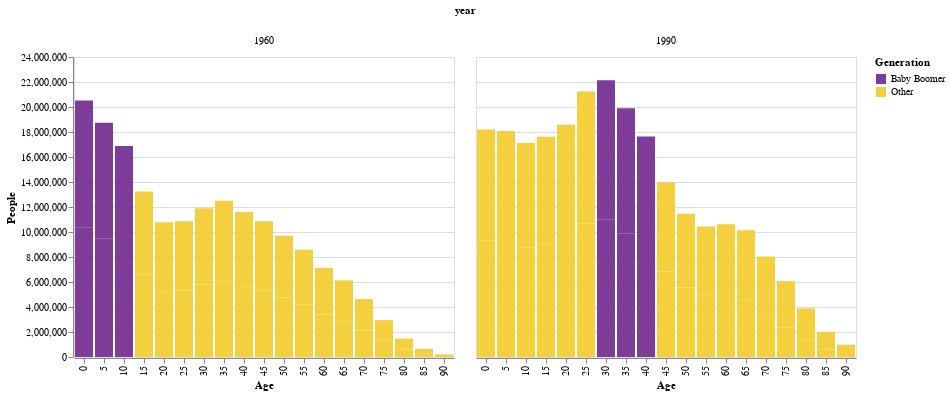

The notebook cell this image was saved under:
### Markdown cell above
##### Q3 Juxtapose Bar Charts Horizontally

Create a bar chart of the population distribution in the year 1960, and horizontally juxtapose the bar chart of the population distribution for the year 1990. Plot the total number of people (ignoring the `sex` attribute).

Note - You can slice the data to a given year before you pass it to Altair using pandas. (you can also do this in Altair with filters).

Encode membership of the Baby Boomer generation with color using "#7D3C98" (purple) for the boomers "#F4D03F" (gold) for other.

Fix the y axis so it is equal in both plots.

### Code cell
df = df_pop[(df_pop['year'] == 1960) | (df_pop['year'] == 1990)]
alt.Chart(df).mark_bar().encode(
    x=alt.X('age:N', title='Age'),
    y=alt.Y('people:Q', title='People'),
    color=alt.Color('Generation:N', scale=alt.Scale(range=["#7D3C98", "#F4D03F"])),
    column='year'
)

### Figure 1 — Vega-Lite specification as saved in the notebook (floating-point values rounded to 4 significant figures)
{"config": {"view": {"continuousWidth": 300, "continuousHeight": 300}}, "data": {"name": "data-dd6f887cead82a87b87136971c3360a3"}, "mark": {"type": "bar"}, "encoding": {"color": {"field": "Generation", "scale": {"range": ["#7D3C98", "#F4D03F"]}, "type": "nominal"}, "column": {"field": "year", "type": "quantitative"}, "x": {"field": "age", "title": "Age", "type": "nominal"}, "y": {"field": "people", "title": "People", "type": "quantitative"}}, "$schema": "https://vega.github.io/schema/vega-lite/v5.15.1.json", "datasets": {"data-dd6f887cead82a87b87136971c3360a3": [{"year": 1960, "age": 0, "sex": "Male", "people": 10374975, "Generation": "Baby Boomer"}, {"year": 1960, "age": 0, "sex": "Female", "people": 10146999, "Generation": "Baby Boomer"}, {"year": 1960, "age": 5, "sex": "Male", "people": 9495503, "Generation": "Baby Boomer"}, {"year": 1960, "age": 5, "sex": "Female", "people": 9250741, "Generation": "Baby Boomer"}, {"year": 1960, "age": 10, "sex": "Male", "people": 8563700, "Generation": "Baby Boomer"}, {"year": 1960, "age": 10, "sex": "Female", "people": 8310764, "Generation": "Baby Boomer"}, {"year": 1960, "age": 15, "sex": "Male", "people": 6620902, "Generation": "Other"}, {"year": 1960, "age": 15, "sex": "Female", "people": 6617493, "Generation": "Other"}, {"year": 1960, "age": 20, "sex": "Male", "people": 5268384, "Generation": "Other"}, {"year": 1960, "age": 20, "sex": "Female", "people": 5513495, "Generation": "Other"}, {"year": 1960, "age": 25, "sex": "Male", "people": 5311805, "Generation": "Other"}, {"year": 1960, "age": 25, "sex": "Female", "people": 5548259, "Generation": "Other"}, {"year": 1960, "age": 30, "sex": "Male", "people": 5801342, "Generation": "Other"}, {"year": 1960, "age": 30, "sex": "Female", "people": 6090862, "Generation": "Other"}, {"year": 1960, "age": 35, "sex": "Male", "people": 6063063, "Generation": "Other"}, {"year": 1960, "age": 35, "sex": "Female", "people": 6431337, "Generation": "Other"}, {"year": 1960, "age": 40, "sex": "Male", "people": 5657943, "Generation": "Other"}, {"year": 1960, "age": 40, "sex": "Female", "people": 5940520, "Generation": "Other"}, {"year": 1960, "age": 45, "sex": "Male", "people": 5345658, "Generation": "Other"}, {"year": 1960, "age": 45, "sex": "Female", "people": 5516028, "Generation": "Other"}, {"year": 1960, "age": 50, "sex": "Male", "people": 4763364, "Generation": "Other"}, {"year": 1960, "age": 50, "sex": "Female", "people": 4928844, "Generation": "Other"}, {"year": 1960, "age": 55, "sex": "Male", "people": 4170581, "Generation": "Other"}, {"year": 1960, "age": 55, "sex": "Female", "people": 4402878, "Generation": "Other"}, {"year": 1960, "age": 60, "sex": "Male", "people": 3405293, "Generation": "Other"}, {"year": 1960, "age": 60, "sex": "Female", "people": 3723839, "Generation": "Other"}, {"year": 1960, "age": 65, "sex": "Male", "people": 2859371, "Generation": "Other"}, {"year": 1960, "age": 65, "sex": "Female", "people": 3268699, "Generation": "Other"}, {"year": 1960, "age": 70, "sex": "Male", "people": 2115763, "Generation": "Other"}, {"year": 1960, "age": 70, "sex": "Female", "people": 2516479, "Generation": "Other"}, {"year": 1960, "age": 75, "sex": "Male", "people": 1308913, "Generation": "Other"}, {"year": 1960, "age": 75, "sex": "Female", "people": 1641371, "Generation": "Other"}, {"year": 1960, "age": 80, "sex": "Male", "people": 619923, "Generation": "Other"}, {"year": 1960, "age": 80, "sex": "Female", "people": 856952, "Generation": "Other"}, {"year": 1960, "age": 85, "sex": "Male", "people": 253245, "Generation": "Other"}, {"year": 1960, "age": 85, "sex": "Female", "people": 384572, "Generation": "Other"}, {"year": 1960, "age": 90, "sex": "Male", "people": 75908, "Generation": "Other"}, {"year": 1960, "age": 90, "sex": "Female", "people": 135774, "Generation": "Other"}, {"year": 1990, "age": 0, "sex": "Male", "people": 9307465, "Generation": "Other"}, {"year": 1990, "age": 0, "sex": "Female", "people": 8894007, "Generation": "Other"}, {"year": 1990, "age": 5, "sex": "Male", "people": 9274732, "Generation": "Other"}, {"year": 1990, "age": 5, "sex": "Female", "people": 8799955, "Generation": "Other"}, {"year": 1990, "age": 10, "sex": "Male", "people": 8782542, "Generation": "Other"}, {"year": 1990, "age": 10, "sex": "Female", "people": 8337284, "Generation": "Other"}, {"year": 1990, "age": 15, "sex": "Male", "people": 9020572, "Generation": "Other"}, {"year": 1990, "age": 15, "sex": "Female", "people": 8590991, "Generation": "Other"}, {"year": 1990, "age": 20, "sex": "Male", "people": 9436188, "Generation": "Other"}, {"year": 1990, "age": 20, "sex": "Female", "people": 9152644, "Generation": "Other"}, {"year": 1990, "age": 25, "sex": "Male", "people": 10658027, "Generation": "Other"}, {"year": 1990, "age": 25, "sex": "Female", "people": 10587292, "Generation": "Other"}, {"year": 1990, "age": 30, "sex": "Male", "people": 11028712, "Generation": "Baby Boomer"}, {"year": 1990, "age": 30, "sex": "Female", "people": 11105750, "Generation": "Baby Boomer"}, {"year": 1990, "age": 35, "sex": "Male", "people": 9853933, "Generation": "Baby Boomer"}, {"year": 1990, "age": 35, "sex": "Female", "people": 10038644, "Generation": "Baby Boomer"}, {"year": 1990, "age": 40, "sex": "Male", "people": 8712632, "Generation": "Baby Boomer"}, {"year": 1990, "age": 40, "sex": "Female", "people": 8928252, "Generation": "Baby Boomer"}, {"year": 1990, "age": 45, "sex": "Male", "people": 6848082, "Generation": "Other"}, {"year": 1990, "age": 45, "sex": "Female", "people": 7115129, "Generation": "Other"}, {"year": 1990, "age": 50, "sex": "Male", "people": 5553992, "Generation": "Other"}, {"year": 1990, "age": 50, "sex": "Female", "people": 5899925, "Generation": "Other"}, {"year": 1990, "age": 55, "sex": "Male", "people": 4981670, "Generation": "Other"}, {"year": 1990, "age": 55, "sex": "Female", "people": 5460506, "Generation": "Other"}, {"year": 1990, "age": 60, "sex": "Male", "people": 4953822, "Generation": "Other"}, {"year": 1990, "age": 60, "sex": "Female", "people": 5663205, "Generation": "Other"}, {"year": 1990, "age": 65, "sex": "Male", "people": 4538398, "Generation": "Other"}, {"year": 1990, "age": 65, "sex": "Female", "people": 5594108, "Generation": "Other"}, {"year": 1990, "age": 70, "sex": "Male", "people": 3429420, "Generation": "Other"}, {"year": 1990, "age": 70, "sex": "Female", "people": 4610222, "Generation": "Other"}, {"year": 1990, "age": 75, "sex": "Male", "people": 2344932, "Generation": "Other"}, {"year": 1990, "age": 75, "sex": "Female", "people": 3723980, "Generation": "Other"}, {"year": 1990, "age": 80, "sex": "Male", "people": 1342996, "Generation": "Other"}, {"year": 1990, "age": 80, "sex": "Female", "people": 2545730, "Generation": "Other"}, {"year": 1990, "age": 85, "sex": "Male", "people": 588790, "Generation": "Other"}, {"year": 1990, "age": 85, "sex": "Female", "people": 1419494, "Generation": "Other"}, {"year": 1990, "age": 90, "sex": "Male", "people": 238459, "Generation": "Other"}, {"year": 1990, "age": 90, "sex": "Female", "people": 745146, "Generation": "Other"}]}}
